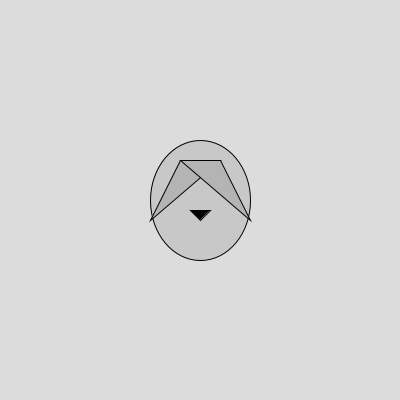
Frame 1 (no input)
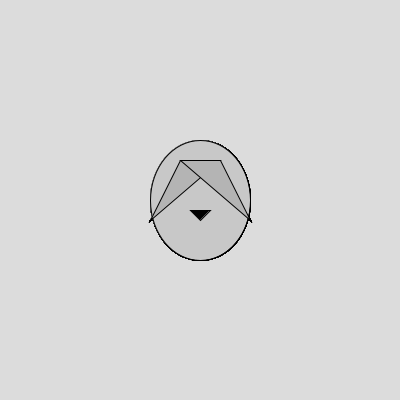
Frame 60 (the mouse pressed at the canvas centre just before this capture)
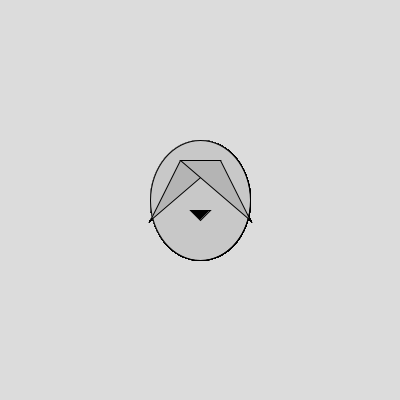
Frame 120 (the mouse held since frame 60 and released just before this capture)

The Processing sketch that drew these frames (run headless with seeded random() and noise(); from frame 60 on, the mouse is pressed at the canvas centre):

// Processing sketch: geminiOwl
// ── geminiOwl.pde
void setup() {
  size(400, 400);
  background(220);
}

void draw() {
  // Head
  fill(200);
  ellipse(width/2, height/2, 100, 120);

  // Eyes
  fill(0);
  ellipse(width/2 - 20, height/2 - 20, 10, 15);
  ellipse(width/2 + 20, height/2 - 20, 10, 15);

  // Beak
  triangle(width/2 - 10, height/2 + 10, width/2 + 10, height/2 + 10, width/2, height/2 + 20);

  // Wings
  fill(180);
  triangle(width/2 - 50, height/2 + 20, width/2 - 20, height/2 - 40, width/2 + 20, height/2 - 40);
  triangle(width/2 + 50, height/2 + 20, width/2 + 20, height/2 - 40, width/2 - 20, height/2 - 40);
}
